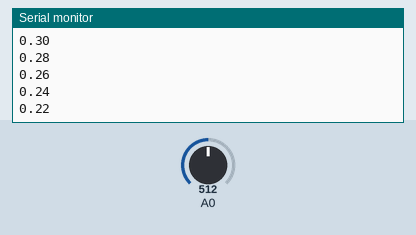
Recording of a sketch running on a simulated Arduino Uno, built with avr-gcc and run on an emulated ATmega328P. Shown: the last lines printed to the serial monitor. The test bench sets the inputs (shaded band); at power-on: A0 = 512.

Above: at 1.2 s.
1.3 s: A0 set to 716
At 2.5 s:
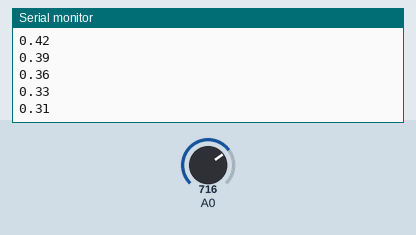
2.8 s: A0 set to 900
At 4.6 s:
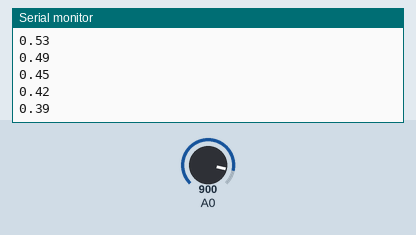
Timing chart, 0 to 6.1 s (numbered marks = the images above; inputs shaded):
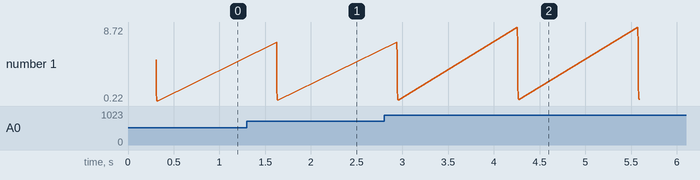

The sketch:

FFTtest.ino
```cpp
#include "arduinoFFT.h"

#define SAMPLES 128             //Must be a power of 2
#define SAMPLING_FREQUENCY 1000 //Hz, must be less than 10000 due to ADC

arduinoFFT FFT = arduinoFFT();

unsigned int sampling_period_us;
unsigned long microseconds;

double vReal[SAMPLES];
double vImag[SAMPLES];

void setup() {
    Serial.begin(115200);

    sampling_period_us = round(1000000*(1.0/SAMPLING_FREQUENCY));
}

void loop() {

    /*SAMPLING*/
    for(int i=0; i<SAMPLES; i++)
    {
        microseconds = micros();    //Overflows after around 70 minutes!

        vReal[i] = analogRead(0);
        vImag[i] = 0;

        while(micros() < (microseconds + sampling_period_us)){
        }
    }

    /*FFT*/
    FFT.Windowing(vReal, SAMPLES, FFT_WIN_TYP_HAMMING, FFT_FORWARD);
    FFT.Compute(vReal, vImag, SAMPLES, FFT_FORWARD);
    FFT.ComplexToMagnitude(vReal, vImag, SAMPLES);
    double peak = FFT.MajorPeak(vReal, SAMPLES, SAMPLING_FREQUENCY);

    /*PRINT RESULTS*/
    //Serial.println(peak);     //Print out what frequency is the most dominant.

    for(int i=0; i<(SAMPLES/2); i++)
    {
        /*View all these three lines in serial terminal to see which frequencies has which amplitudes*/
        double f = (i * 1.0 * SAMPLING_FREQUENCY) / SAMPLES;
        if (f > 50 && f < 250){
          Serial.println(vReal[i]);
        }
        /*
        Serial.print((i * 1.0 * SAMPLING_FREQUENCY) / SAMPLES, 1);
        Serial.print(" ");
        Serial.println(vReal[i], 1);    //View only this line in serial plotter to visualize the bins
        */
    }

    delay(1000);  //Repeat the process every second OR:
    //while(1);       //Run code once
}
```

Measured:
- after the input at 1.3 s, the serial monitor: prints a new line after 0.32 s (image 1)
- after the input at 2.8 s, the serial monitor: prints a new line after 1.5 s (image 2)
- plotted number 1: 0.22 → 0.31 after the input at 1.3 s
